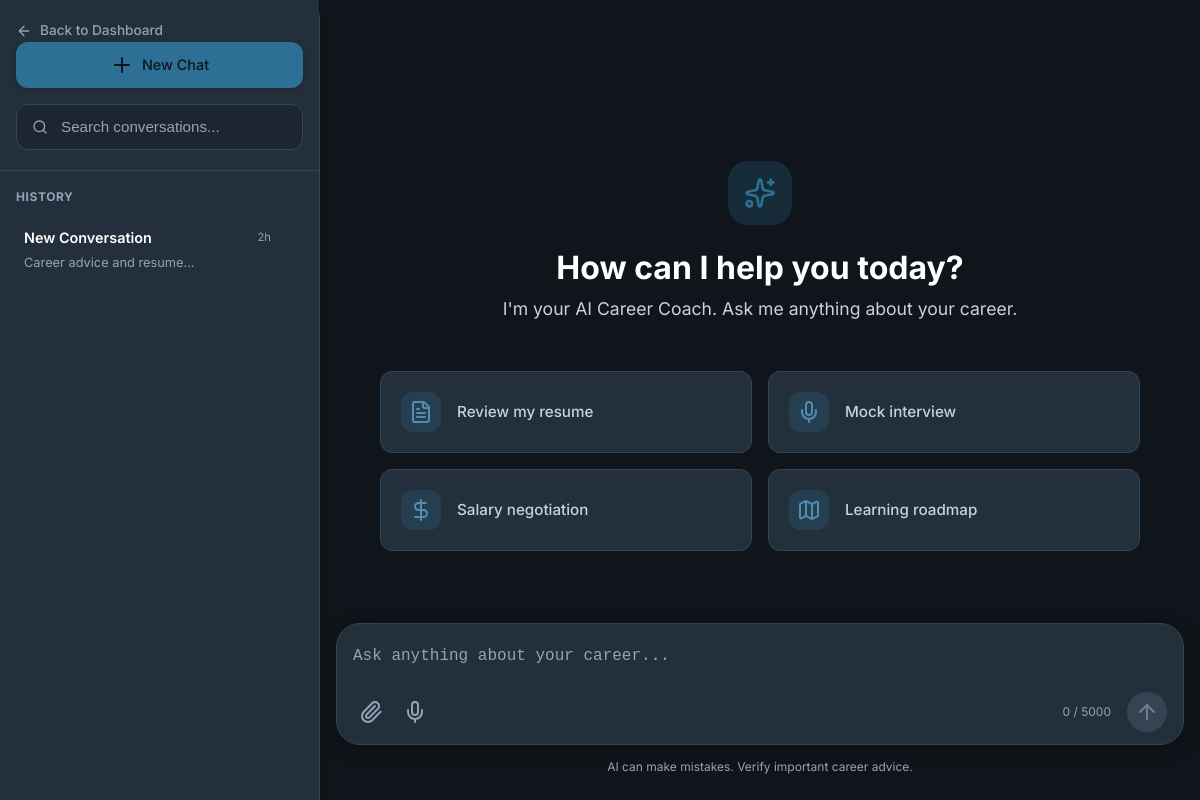
/chat/?session_id=e1263aca-f444-4e00-b821-6c51a15f759a (signed in), run on an earlier commit of the app's database.
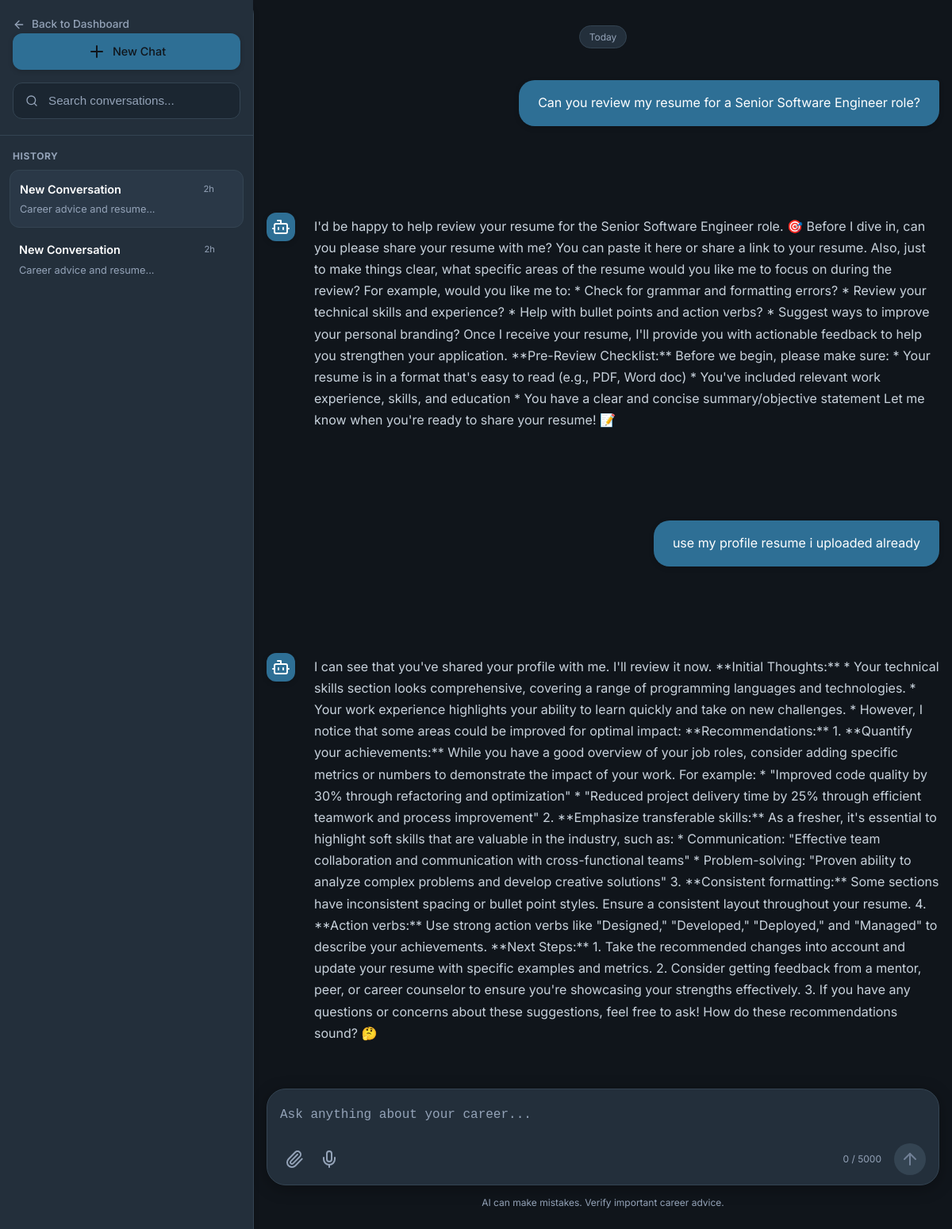
And on a later commit of the database.
### tables this page shows
CREATE TABLE chat_sessions (
            session_id TEXT PRIMARY KEY,
            user_id INTEGER NOT NULL,
            title TEXT DEFAULT 'New Conversation',
            is_pinned INTEGER DEFAULT 0,
            is_archived INTEGER DEFAULT 0,
            created_at TIMESTAMP DEFAULT CURRENT_TIMESTAMP,
            updated_at TIMESTAMP DEFAULT CURRENT_TIMESTAMP,
            FOREIGN KEY (user_id) REFERENCES users(id) ON DELETE CASCADE
        );

CREATE TABLE chat_history (
    id INTEGER PRIMARY KEY AUTOINCREMENT,
    user_id INTEGER NOT NULL,
    session_id TEXT NOT NULL,
    role TEXT NOT NULL CHECK(role IN ('user', 'assistant', 'system')),
    message TEXT NOT NULL,
    module TEXT DEFAULT 'career_coach',
    metadata TEXT DEFAULT '{}',
    created_at TIMESTAMP DEFAULT CURRENT_TIMESTAMP,
    FOREIGN KEY (user_id) REFERENCES users(id) ON DELETE CASCADE
);

### backend/routes/chat.py (the view)
@chat_bp.route('/')
@login_required
def index():
    user_id = session['user_id']
    session_id = request.args.get('session_id')
    if not session_id:
        session_id = ChatModel.generate_session_id()
    messages = ChatModel.get_session(session_id)
    sessions = ChatModel.get_user_sessions(user_id, module='career_coach')
    suggestions = get_suggested_questions('general')
    return render_template('chat/index.html',
                         session_id=session_id,
                         messages=messages,
                         sessions=sessions,
                         suggestions=suggestions)

### backend/database/db.py (called while the page is built)
def get_db_path() -> str:
    base_dir = os.path.dirname(os.path.dirname(os.path.dirname(os.path.abspath(__file__))))
    return os.path.join(base_dir, DATABASE_PATH)

def get_connection(db_path: Optional[str] = None) -> sqlite3.Connection:
    path = db_path or get_db_path()
    conn = sqlite3.connect(path)
    conn.row_factory = sqlite3.Row
    conn.execute("PRAGMA foreign_keys = ON")
    conn.execute("PRAGMA journal_mode = WAL")
    return conn

@contextmanager
def get_db(db_path: Optional[str] = None):
    conn = get_connection(db_path)
    try:
        yield conn
        conn.commit()
    except Exception:
        conn.rollback()
        raise
    finally:
        conn.close()

def execute_query(query: str, params: tuple = (), db_path: Optional[str] = None) -> list[dict]:
    from backend.utils.logger import db_logger
    import time
    start = time.time()
    with get_db(db_path) as db:
        cursor = db.execute(query, params)
        rows = cursor.fetchall()
        duration = int((time.time() - start) * 1000)
        table = query.split('FROM')[1].split('WHERE')[0].strip() if 'FROM' in query else 'unknown'
        log_msg = f"\n[DB]\nSELECT\n{table}\nRows:{len(rows)}\n{duration} ms"
        db_logger.info(log_msg)
        return [dict(row) for row in rows]

### backend/models/chat.py (called while the page is built)
    @staticmethod
    def get_session(session_id: str) -> list[dict]:
        return execute_query(
            "SELECT * FROM chat_history WHERE session_id = ? ORDER BY created_at ASC",
            (session_id,)
        )

    @staticmethod
    def get_user_sessions(user_id: int, module: str = None) -> list[dict]:
        return execute_query(
            """
            SELECT
                cs.session_id,
                cs.title,
                cs.is_pinned,
                cs.is_archived,
                cs.created_at as session_created_at,
                cs.updated_at,
                MIN(ch.created_at) as started_at,
                MAX(ch.created_at) as last_message,
                COUNT(ch.id) as message_count
            FROM chat_sessions cs
            LEFT JOIN chat_history ch ON cs.session_id = ch.session_id
            WHERE cs.user_id = ? AND cs.is_archived = 0
            GROUP BY cs.session_id
            ORDER BY cs.is_pinned DESC, cs.updated_at DESC
            """,
            (user_id,)
        )

### templates/chat/index.html (shortened to what this page needs)
{% extends "base.html" %}
{% block extra_css %}
<link rel="stylesheet" href="{{ url_for('static', filename='css/chat-premium.css') }}?v=2.2.0">
<link rel="stylesheet" href="https://cdnjs.cloudflare.com/ajax/libs/highlight.js/11.7.0/styles/atom-one-dark.min.css">
{% endblock %}
{% block body %}
<div class="chat-app-layout">
    <aside class="chat-app-sidebar">
        <div class="sidebar-header">
            <a href="{{ url_for('dashboard.index') }}" class="back-to-dash">
                <i data-lucide="arrow-left" style="width:16px;height:16px;"></i> Back to Dashboard
            </a>
            <button class="btn btn-primary w-100 mt-3 d-flex align-items-center justify-content-center gap-2 new-chat-btn" onclick="startNewChat()">
                <i data-lucide="plus"></i> New Chat
            </button>
            <div class="chat-search-wrapper mt-3">
                <input type="text" id="chatSearch" class="form-control" placeholder="Search conversations...">
            </div>
        </div>
        <div class="sidebar-conversations" id="chatSessionsList">
            {% if sessions %}
                <div class="chat-group-title">History</div>
                <div class="sessions-list">
                    {% for session_item in sessions %}
                    <a href="{{ url_for('chat.index', session_id=session_item.session_id) }}" class="session-card {% if session_item.session_id == session_id %}active{% endif %}" data-session-id="{{ session_item.session_id }}" data-title="{{ session_item.title|default('Conversation') }}">
                        <div class="session-card-content">
                            <div class="session-title-row">
                                <span class="session-title">
                                    {{ session_item.title|default('New Conversation') }}
                                </span>
                                <span class="session-time">2h</span>
                            </div>
                            <div class="session-preview">Career advice and resume...</div>
                        </div>
                    </a>
                    {% endfor %}
                </div>
            {% else %}
                <div class="text-muted text-center" style="font-size: 0.85rem; padding: 2rem 0;">No conversation history</div>
            {% endif %}
        </div>
    </aside>
    <main class="chat-app-main">
        <div class="chat-messages" id="chatMessages">
            {% if not messages %}
                <div class="chat-empty-state">
                    <div class="empty-icon-wrapper">
                        <i data-lucide="sparkles" style="width:32px;height:32px;color:var(--primary);"></i>
                    </div>
                    <h2>How can I help you today?</h2>
                    <p class="empty-subtitle">I'm your AI Career Coach. Ask me anything about your career.</p>
                    <div class="empty-suggestions">
                        <div class="suggestion-card" onclick="setPrompt('Can you review my resume for a Senior Software Engineer role?')">
                            <div class="sugg-icon"><i data-lucide="file-text"></i></div>
                            <div class="sugg-text">Review my resume</div>
                        </div>
                        <div class="suggestion-card" onclick="setPrompt('Let\'s do a mock interview for a Product Manager position.')">
                            <div class="sugg-icon"><i data-lucide="mic"></i></div>
                            <div class="sugg-text">Mock interview</div>
                        </div>
                        <div class="suggestion-card" onclick="setPrompt('What is the best way to negotiate a 20% salary increase?')">
                            <div class="sugg-icon"><i data-lucide="dollar-sign"></i></div>
                            <div class="sugg-text">Salary negotiation</div>
                        </div>
                        <div class="suggestion-card" onclick="setPrompt('Create a 3-month learning roadmap to transition to AI Engineering.')">
                            <div class="sugg-icon"><i data-lucide="map"></i></div>
                            <div class="sugg-text">Learning roadmap</div>
                        </div>
                    </div>
                </div>
            {% else %}
                <div class="chat-message-row text-center mt-3 mb-4">
                    <span class="chat-date-badge">Today</span>
                </div>
                {% for msg in messages %}
                <div class="chat-message-row {{ msg.role }}" data-id="{{ loop.index }}">
                    <div class="chat-message">
                        {% if msg.role == 'assistant' %}
                            <div class="chat-avatar bg-primary text-white"><i data-lucide="bot"></i></div>
                        {% endif %}
                        <div class="chat-content">
                            <div class="chat-bubble {{ 'markdown-content' if msg.role == 'assistant' else 'user-bubble' }}">
                                {{ msg.message | safe }}
                            </div>
                        </div>
                    </div>
                </div>
                {% endfor %}
            {% endif %}
        </div>
        <div class="chat-input-container">
            <div class="chat-input-box">
                <form id="chatForm" class="w-100">
                    <textarea id="chatInput" class="app-input-field" placeholder="Ask anything about your career..." rows="1" required></textarea>
                    <div class="input-actions-row">
                        <div class="input-tools">
                            <button type="button" class="tool-btn" title="Attach file"><i data-lucide="paperclip"></i></button>
                            <button type="button" class="tool-btn" title="Voice Input"><i data-lucide="mic"></i></button>
                        </div>
                        <div class="input-send-wrapper">
                            <span id="charCounter" class="char-counter">0 / 5000</span>
                            <button type="submit" id="sendBtn" class="send-btn circular" title="Send message" disabled>
                                <i data-lucide="arrow-up"></i>
                            </button>
                        </div>
                    </div>
                </form>
            </div>
            <div class="disclaimer-text">AI can make mistakes. Verify important career advice.</div>
        </div>
    </main>
</div>
{% endblock %}

### templates/base.html (shortened to what this page needs)
<!DOCTYPE html>
<html lang="en">
<head>
    <link href="https://unpkg.com/aos@2.3.1/dist/aos.css" rel="stylesheet">
    <link rel="stylesheet" href="{{ url_for('static', filename='css/main.css') }}">
    <link rel="stylesheet" href="{{ url_for('static', filename='css/components.css') }}">
    <link rel="stylesheet" href="{{ url_for('static', filename='css/dashboard.css') }}">
    <link rel="stylesheet" href="{{ url_for('static', filename='css/pages.css') }}">
    <link rel="stylesheet" href="{{ url_for('static', filename='css/animations.css') }}">
    {% block extra_css %}{% endblock %}
</head>
<body>
    {% block body %}{% endblock %}
</body>
</html>

### static/css/main.css (style rules this page uses)
:root { --primary: #2E6F95; --primary-light: #4F8DB1; --primary-dark: #1E5678; --primary-glow: rgba(46, 111, 149, 0.25); --accent: #D9A441; --accent-light: #E8C66D; --accent-dark: #B98524; --accent-glow: rgba(217, 164, 65, 0.20); --bg-primary: #10151B; --bg-secondary: #17212B; --bg-tertiary: #202B36; --bg-card: #232F3B; --bg-card-hover: #2A3847; --bg-input: #1B2631; --bg-glass: rgba(35, 47, 59, 0.70); --text-primary: #FFFFFF; --text-secondary: #C8D2DC; --text-tertiary: #94A3B8; --text-muted: #718096; --border: #344452; --border-light: rgba(255,255,255,0.05); --border-active: var(--primary); --success: #3BA55C; --warning: #F4B942; --danger: #E25555; --info: #5DA9E9; --shadow-sm: 0 2px 6px rgba(0,0,0,.18); --shadow-md: 0 8px 24px rgba(0,0,0,.28); --shadow-lg: 0 18px 50px rgba(0,0,0,.45); --shadow-glow: 0 0 35px rgba(46,111,149,.18); --shadow-card: inset 0 1px 0 rgba(255,255,255,.03); --glass-bg: rgba(35,47,59,.65); --glass-border: rgba(255,255,255,.08); --glass-blur: blur(24px); --font-primary: "Inter", -apple-system, BlinkMacSystemFont, "Segoe UI", sans-serif; --font-mono: "JetBrains Mono", monospace; --sidebar-width: 270px; --navbar-height: 72px; --radius-xs: 4px; --radius-sm: 8px; --radius-md: 12px; --radius-lg: 18px; --radius-xl: 24px; --radius-2xl: 32px; --radius-full: 999px; --transition-fast: .15s ease; --transition-normal: .30s ease; --transition-slow: .50s ease; --gradient-primary: linear-gradient( 135deg, #2E6F95 0%, #4F8DB1 100% ); --gradient-accent: linear-gradient( 135deg, #D9A441 0%, #E8C66D 100% ); --gradient-card: linear-gradient( 180deg, rgba(255,255,255,.03), rgba(255,255,255,.01) ); --gradient-bg: radial-gradient( circle at top right, rgba(46,111,149,.08), transparent 40% ), radial-gradient( circle at bottom left, rgba(217,164,65,.05), transparent 35% ); --btn-primary-bg: var(--gradient-primary); --btn-primary-hover: linear-gradient( 135deg, #3C7CA3, #5C99BD ); --btn-primary-text: #FFFFFF; --btn-secondary-bg: var(--gradient-accent); --btn-secondary-text: #1A1A1A; --hero-overlay: linear-gradient( 135deg, rgba(16,21,27,.92), rgba(23,33,43,.90) ); --chart-1: #2E6F95; --chart-2: #D9A441; --chart-3: #5DA9E9; --chart-4: #6BCB77; --chart-5: #F4B942; --chart-6: #E25555; --scrollbar-bg: #17212B; --scrollbar-thumb: #344452; --scrollbar-hover: #2E6F95; }
*, *::before, *::after { margin: 0; padding: 0; box-sizing: border-box; }
html { scroll-behavior: smooth; -webkit-font-smoothing: antialiased; -moz-osx-font-smoothing: grayscale; }
body { font-family: var(--font-primary); background: var(--bg-primary); color: var(--text-primary); line-height: 1.6; min-height: 100vh; overflow-x: hidden; }
a { color: var(--primary-light); text-decoration: none; transition: color var(--transition-fast); }
.gap-2 { gap: 1rem; }

### static/css/components.css (style rules this page uses)
.btn { display: inline-flex; align-items: center; justify-content: center; gap: 0.5rem; padding: 0.65rem 1.5rem; font-family: var(--font-primary); font-size: 0.9rem; font-weight: 600; border: none; border-radius: var(--radius-sm); cursor: pointer; transition: all var(--transition-fast); text-decoration: none; white-space: nowrap; }
.btn-primary { background: var(--primary); color: var(--bg-primary); box-shadow: var(--shadow-sm); }
.chat-message { display: flex; gap: 1rem; margin-bottom: 1.5rem; animation: fadeInUp 0.3s ease; }
.chat-avatar { width: 32px; height: 32px; border-radius: 4px; display: flex; align-items: center; justify-content: center; font-size: 1rem; font-weight: 500; flex-shrink: 0; }
.chat-bubble { max-width: 80%; padding: 0.8rem 1.2rem; border-radius: var(--radius-lg); font-size: 0.95rem; line-height: 1.6; }

### static/css/pages.css (style rules this page uses)
.chat-messages { flex: 1; padding: 1.5rem; overflow-y: auto; }

What changed in the data, as far as the page shows it:
added chat_sessions: title "New Conversation"
added chat_history: message "Can you review my resume for a Senior Software Engineer role?", role "user" (drawn)
added chat_history: role "assistant" (drawn), message "I'd be happy to help review your resume for the Senior Software Engineer role. 🎯 Before I dive in, can you please share your resume with me? You can paste it here or share a link to your resume. Also, just to make things clear, what specific areas of the resume would you like me to focus on during the review? For example, would you like me to: * Check for grammar and formatting errors? * Review your technical skills and experience? * Help with bullet points and action verbs? * Suggest ways to improve your personal branding? Once I receive your resume, I'll provide you with actionable feedback to help you strengthen your application. **Pre-Review Checklist:** Before we begin, please make…"
added chat_history: message "use my profile resume i uploaded already", role "user" (drawn)
added chat_history: role "assistant" (drawn), message "I can see that you've shared your profile with me. I'll review it now. **Initial Thoughts:** * Your technical skills section looks comprehensive, covering a range of programming languages and technologies. * Your work experience highlights your ability to learn quickly and take on new challenges. * However, I notice that some areas could be improved for optimal impact: **Recommendations:** 1. **Quantify your achievements:** While you have a good overview of your job roles, consider adding specific metrics or numbers to demonstrate the impact of your work. For example: * \"Improved code quality by 30% through refactoring and optimization\" * \"Reduced project delivery time by 25% through…"
Also different on the page:
text no longer shown: "How can I help you today? I'm your AI Career Coach. Ask me anything about your career. Review my resume Mock interview Salary negotiation Learning roadmap"
text now shown: "Today"
